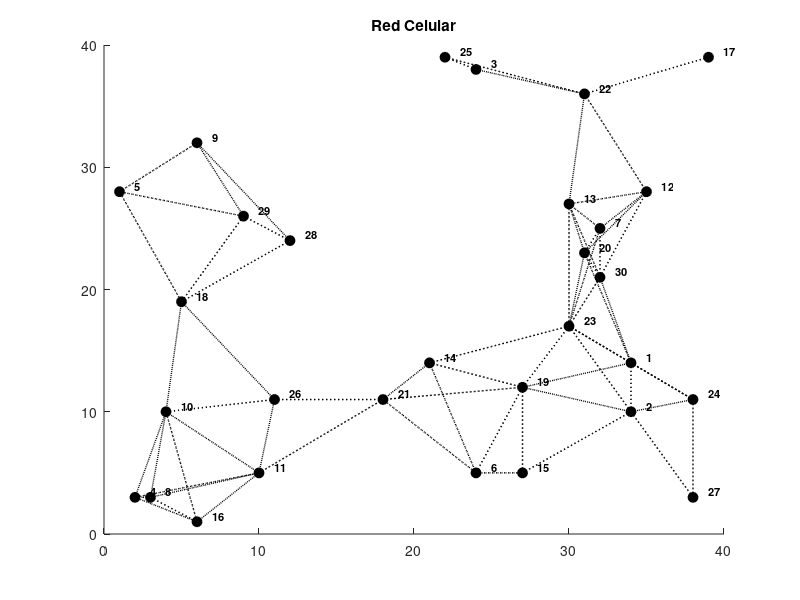

Recreate this plot in MATLAB. (Note: this script raises an error after producing the figure.)
clc, clear all, close all

%% Inicio Graficar Nodos
% Posiciones de los nodos---------------------------------------------------            
nodesCoordinates=zeros(30,2);
nodesCoordinates(1,1)=34; nodesCoordinates(1,2)=14; nodesCoordinates(2,1)=34; nodesCoordinates(2,2)=10;
nodesCoordinates(3,1)=24; nodesCoordinates(3,2)=38; nodesCoordinates(4,1)=2; nodesCoordinates(4,2)=3;
nodesCoordinates(5,1)=1; nodesCoordinates(5,2)=28; nodesCoordinates(6,1)=24; nodesCoordinates(6,2)=5;
nodesCoordinates(7,1)=32; nodesCoordinates(7,2)=25; nodesCoordinates(8,1)=3; nodesCoordinates(8,2)=3;
nodesCoordinates(9,1)=6; nodesCoordinates(9,2)=32; nodesCoordinates(10,1)=4; nodesCoordinates(10,2)=10;
nodesCoordinates(11,1)= 10;nodesCoordinates(11,2)=5; nodesCoordinates(12,1)=35; nodesCoordinates(12,2)=28;
nodesCoordinates(13,1)=30; nodesCoordinates(13,2)=27; nodesCoordinates(14,1)=21; nodesCoordinates(14,2)=14;
nodesCoordinates(15,1)=27; nodesCoordinates(15,2)=5; nodesCoordinates(16,1)=6; nodesCoordinates(16,2)=1;
nodesCoordinates(17,1)=39; nodesCoordinates(17,2)=39; nodesCoordinates(18,1)=5; nodesCoordinates(18,2)=19;
nodesCoordinates(19,1)=27; nodesCoordinates(19,2)=12; nodesCoordinates(20,1)=31; nodesCoordinates(20,2)=23;
nodesCoordinates(21,1)=18; nodesCoordinates(21,2)=11; nodesCoordinates(22,1)=31; nodesCoordinates(22,2)=36;
nodesCoordinates(23,1)=30; nodesCoordinates(23,2)=17; nodesCoordinates(24,1)=38; nodesCoordinates(24,2)=11;
nodesCoordinates(25,1)=22; nodesCoordinates(25,2)=39; nodesCoordinates(26,1)=11; nodesCoordinates(26,2)=11;
nodesCoordinates(27,1)=38; nodesCoordinates(27,2)=3; nodesCoordinates(28,1)=12; nodesCoordinates(28,2)=24;
nodesCoordinates(29,1)=9; nodesCoordinates(29,2)=26; nodesCoordinates(30,1)=32; nodesCoordinates(30,2)=21;

RC = 10; % Radio de cobertura
for i=1:length(nodesCoordinates)
    for j=1:length(nodesCoordinates)
        
            dij=sqrt( ( nodesCoordinates(i,1)-nodesCoordinates(j,1) )^2+( nodesCoordinates(i,2)-nodesCoordinates(j,2) )^2);
            if(dij<=RC) & i~=j
                
                matrLinks(i,j)=dij;
                
                line([nodesCoordinates(i,1), nodesCoordinates(j,1)], [nodesCoordinates(i,2), nodesCoordinates(j,2)],'LineStyle',':', 'Color','k', 'LineWidth',1);
                hold on;
            else
                matrLinks(i,j)=inf;
            end
        
    end
end
matrLinks(i,j)=dij;

for i=1:length(nodesCoordinates)
        x=nodesCoordinates(i,1);
        y=nodesCoordinates(i,2);
        plot(nodesCoordinates(i,1), nodesCoordinates(i,2), 'o', 'LineWidth',1,'MarkerEdgeColor','k', 'MarkerFaceColor','k', 'MarkerSize',7); %colorea puntos
        text(x+1, y+0.5, num2str(i), 'FontSize',8, 'FontWeight', 'bold', 'Color','k');
        title('Red Celular')
        % axis([0 110 0 60])
end

%% Fin Graficar Nodos

%% SIMULADOR DE EVENTOS DISCRETOS
% Inicializacion de variables

% Inicialización del tiempo de simulación
t=0;

% Programacion del evento inicial o los eventos iniciales.
evt.type = 'A';
%evt.t = 0;

% Adiciono el evento inicial o los eventos iniciales a la cola de eventos.
evtQueue = evt;


% Desarrollo de la simulacion
while length(evtQueue)>0
    
    
    evtAct=evtQueue(1); 
    evtQueue(1)=[];
    
    
    
    % Procesamiento del evento A
    if evtAct.type=='A'

        %Modificacion de variables

        %Origen y Destino
        s = 9;
        d = 17;
        %i = 1;
        %j = 1;
        evaluados = [s];


        k = 1
        while k<length(evaluados)+1 && k<30
            if evaluados(k) == s
                plot(nodesCoordinates(s,1), nodesCoordinates(s,2), 'o', 'LineWidth',1,'MarkerEdgeColor','1,0,0', 'MarkerFaceColor','1,0,0', 'MarkerSize',7); %colorea puntos
            end
            %color = 1;
            for i=1:length(matrLinks)
                if evaluados(k) == i
                    
                    for j=1:length(matrLinks)
                        if matrLinks(i,j) ~= inf
                            if ~ismember(j, evaluados)
                                t = matrLinks(i,j)*3.333;
                                plot(nodesCoordinates(j,1), nodesCoordinates(j,2), 'o', 'LineWidth',1,'MarkerEdgeColor','0,0,1', 'MarkerFaceColor','0,0,1', 'MarkerSize',7); %colorea puntos
                                k;
                                evaluados = [evaluados,j];
                                
                                newEvt.type='A';
                                evtQueue=[evtQueue newEvt];
                                    
                            end
                            
                        end
                        
                    end
                    i;
                    k;
                    evaluados
                    l = length(evaluados)
                    plot(nodesCoordinates(evaluados(l),1), nodesCoordinates(evaluados(l),2), 'o', 'LineWidth',1,'MarkerEdgeColor','1,0,0', 'MarkerFaceColor','1,0,0', 'MarkerSize',7); %colorea puntos
                                
                end    
            end
            k = k+1;
        end    
        

    end   
    
    
     
       
    % Organizacion de la cola de eventos
    flag=1;
    while flag==1
        flag=0; 
        for i=1:(length(evtQueue)-1)
            if evtQueue(i).t>evtQueue(i+1).t
                temp=evtQueue(i);
                evtQueue(i)=evtQueue(i+1);
                evtQueue(i+1)=temp;
                flag=1; 
            end
        end
    end
    % Mostrado de la cola de eventos:
    fprintf('\nCola de eventos:\n');
    for i=1:length(evtQueue)
        fprintf('Evento %s en t=%f\n',evtQueue(i).type,evtQueue(i).t);
    end
    fprintf('----------------\n');
    % pause;
end

fprintf('Tiempo transcurrido: %f  \n',t);
